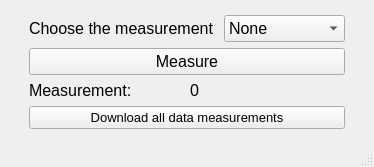
<?xml version="1.0" encoding="UTF-8"?>
<ui version="4.0">
 <class>window</class>
 <widget class="QMainWindow" name="window">
  <property name="windowModality">
   <enum>Qt::NonModal</enum>
  </property>
  <property name="geometry">
   <rect>
    <x>0</x>
    <y>0</y>
    <width>374</width>
    <height>167</height>
   </rect>
  </property>
  <property name="windowTitle">
   <string>Measurements</string>
  </property>
  <widget class="QWidget" name="centralwidget">
   <layout class="QGridLayout" name="gridLayout">
    <item row="2" column="2">
     <spacer name="verticalSpacer_2">
      <property name="orientation">
       <enum>Qt::Vertical</enum>
      </property>
      <property name="sizeHint" stdset="0">
       <size>
        <width>20</width>
        <height>40</height>
       </size>
      </property>
     </spacer>
    </item>
    <item row="2" column="0">
     <spacer name="verticalSpacer">
      <property name="orientation">
       <enum>Qt::Vertical</enum>
      </property>
      <property name="sizeHint" stdset="0">
       <size>
        <width>20</width>
        <height>40</height>
       </size>
      </property>
     </spacer>
    </item>
    <item row="4" column="1">
     <widget class="QPushButton" name="download">
      <property name="font">
       <font>
        <pointsize>10</pointsize>
       </font>
      </property>
      <property name="text">
       <string>Download all data measurements</string>
      </property>
     </widget>
    </item>
    <item row="1" column="1">
     <layout class="QHBoxLayout" name="horizontalLayout">
      <item>
       <widget class="QLabel" name="ind">
        <property name="font">
         <font>
          <pointsize>12</pointsize>
         </font>
        </property>
        <property name="text">
         <string>Choose the measurement </string>
        </property>
       </widget>
      </item>
      <item>
       <widget class="QComboBox" name="comboBox">
        <property name="font">
         <font>
          <pointsize>12</pointsize>
         </font>
        </property>
        <item>
         <property name="text">
          <string>None</string>
         </property>
        </item>
        <item>
         <property name="text">
          <string>rise time</string>
         </property>
        </item>
        <item>
         <property name="text">
          <string>fall time</string>
         </property>
        </item>
        <item>
         <property name="text">
          <string>frequency</string>
         </property>
        </item>
        <item>
         <property name="text">
          <string>period</string>
         </property>
        </item>
        <item>
         <property name="text">
          <string>amplitude</string>
         </property>
        </item>
        <item>
         <property name="text">
          <string>pulse width</string>
         </property>
        </item>
        <item>
         <property name="text">
          <string>duty cycle</string>
         </property>
        </item>
       </widget>
      </item>
     </layout>
    </item>
    <item row="5" column="1">
     <spacer name="verticalSpacer_4">
      <property name="orientation">
       <enum>Qt::Vertical</enum>
      </property>
      <property name="sizeHint" stdset="0">
       <size>
        <width>20</width>
        <height>40</height>
       </size>
      </property>
     </spacer>
    </item>
    <item row="3" column="1">
     <layout class="QHBoxLayout" name="horizontalLayout_2">
      <item>
       <widget class="QLabel" name="measure_label">
        <property name="font">
         <font>
          <pointsize>12</pointsize>
         </font>
        </property>
        <property name="text">
         <string>Measurement:</string>
        </property>
       </widget>
      </item>
      <item>
       <widget class="QLabel" name="measure_value">
        <property name="font">
         <font>
          <pointsize>12</pointsize>
         </font>
        </property>
        <property name="text">
         <string>0</string>
        </property>
       </widget>
      </item>
     </layout>
    </item>
    <item row="0" column="1">
     <spacer name="verticalSpacer_3">
      <property name="orientation">
       <enum>Qt::Vertical</enum>
      </property>
      <property name="sizeHint" stdset="0">
       <size>
        <width>20</width>
        <height>40</height>
       </size>
      </property>
     </spacer>
    </item>
    <item row="2" column="1">
     <widget class="QPushButton" name="measure">
      <property name="font">
       <font>
        <pointsize>12</pointsize>
       </font>
      </property>
      <property name="text">
       <string>Measure</string>
      </property>
     </widget>
    </item>
   </layout>
  </widget>
  <widget class="QStatusBar" name="statusbar"/>
 </widget>
 <resources/>
 <connections/>
</ui>
